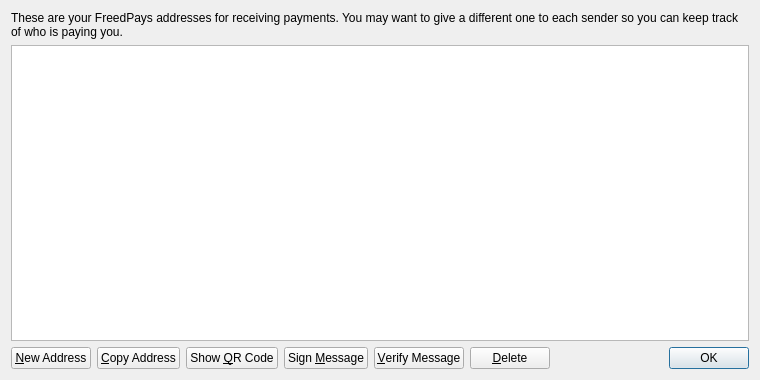
<?xml version="1.0" encoding="UTF-8"?>
<ui version="4.0">
 <class>AddressBookPage</class>
 <widget class="QWidget" name="AddressBookPage">
  <property name="geometry">
   <rect>
    <x>0</x>
    <y>0</y>
    <width>760</width>
    <height>380</height>
   </rect>
  </property>
  <property name="windowTitle">
   <string>Address Book</string>
  </property>
  <layout class="QVBoxLayout" name="verticalLayout">
   <item>
    <widget class="QLabel" name="labelExplanation">
     <property name="text">
      <string>These are your FreedPays addresses for receiving payments. You may want to give a different one to each sender so you can keep track of who is paying you.</string>
     </property>
     <property name="textFormat">
      <enum>Qt::PlainText</enum>
     </property>
     <property name="wordWrap">
      <bool>true</bool>
     </property>
    </widget>
   </item>
   <item>
    <widget class="QTableView" name="tableView">
     <property name="contextMenuPolicy">
      <enum>Qt::CustomContextMenu</enum>
     </property>
     <property name="toolTip">
      <string>Double-click to edit address or label</string>
     </property>
     <property name="tabKeyNavigation">
      <bool>false</bool>
     </property>
     <property name="selectionMode">
      <enum>QAbstractItemView::SingleSelection</enum>
     </property>
     <property name="selectionBehavior">
      <enum>QAbstractItemView::SelectRows</enum>
     </property>
     <property name="sortingEnabled">
      <bool>true</bool>
     </property>
     <attribute name="verticalHeaderVisible">
      <bool>false</bool>
     </attribute>
    </widget>
   </item>
   <item>
    <layout class="QHBoxLayout" name="horizontalLayout">
     <item>
      <widget class="QPushButton" name="newAddressButton">
       <property name="toolTip">
        <string>Create a new address</string>
       </property>
       <property name="text">
        <string>&amp;New Address</string>
       </property>
      </widget>
     </item>
     <item>
      <widget class="QPushButton" name="copyToClipboard">
       <property name="toolTip">
        <string>Copy the currently selected address to the system clipboard</string>
       </property>
       <property name="text">
        <string>&amp;Copy Address</string>
       </property>
      </widget>
     </item>
     <item>
      <widget class="QPushButton" name="showQRCode">
       <property name="text">
        <string>Show &amp;QR Code</string>
       </property>
      </widget>
     </item>
     <item>
      <widget class="QPushButton" name="signMessage">
       <property name="toolTip">
        <string>Sign a message to prove you own a FreedPays address</string>
       </property>
       <property name="text">
        <string>Sign &amp;Message</string>
       </property>
      </widget>
     </item>
     <item>
      <widget class="QPushButton" name="verifyMessage">
       <property name="toolTip">
        <string>Verify a message to ensure it was signed with a specified FreedPays address</string>
       </property>
       <property name="text">
        <string>&amp;Verify Message</string>
       </property>
      </widget>
     </item>
     <item>
      <widget class="QPushButton" name="deleteButton">
       <property name="toolTip">
        <string>Delete the currently selected address from the list</string>
       </property>
       <property name="text">
        <string>&amp;Delete</string>
       </property>
      </widget>
     </item>
     <item>
      <spacer name="horizontalSpacer">
       <property name="orientation">
        <enum>Qt::Horizontal</enum>
       </property>
       <property name="sizeHint" stdset="0">
        <size>
         <width>40</width>
         <height>20</height>
        </size>
       </property>
      </spacer>
     </item>
     <item>
      <widget class="QDialogButtonBox" name="buttonBox">
       <property name="sizePolicy">
        <sizepolicy hsizetype="Maximum" vsizetype="Fixed">
         <horstretch>0</horstretch>
         <verstretch>0</verstretch>
        </sizepolicy>
       </property>
       <property name="standardButtons">
        <set>QDialogButtonBox::Ok</set>
       </property>
      </widget>
     </item>
    </layout>
   </item>
  </layout>
 </widget>
 <resources>
  <include location="../bitcoin.qrc"/>
 </resources>
 <connections/>
</ui>
